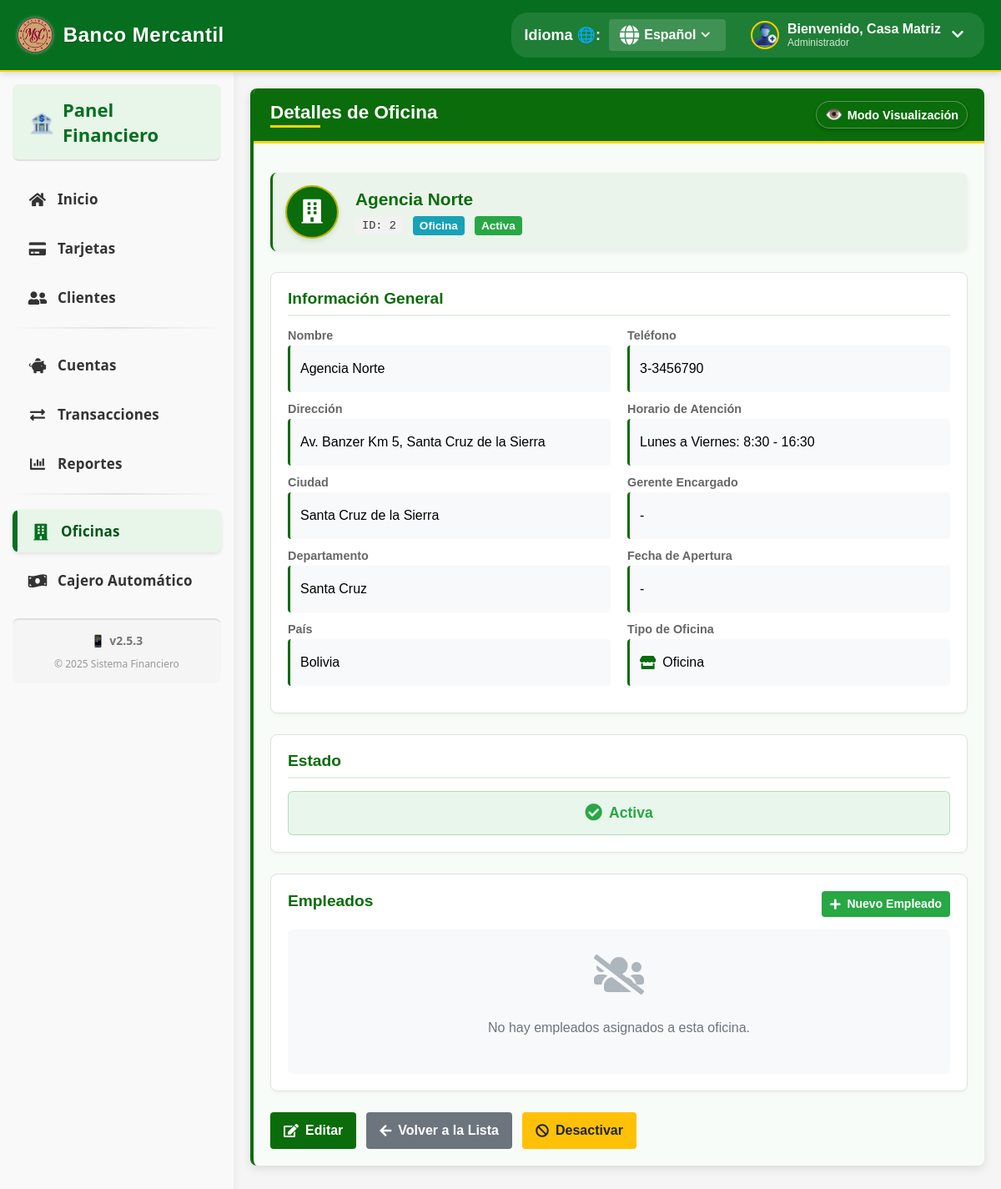
Page /index.php?controller=oficina&action=ver&id=2 (signed in) on the committed database.
### tables this page shows
CREATE TABLE oficina (
    idOficina INT not null AUTO_INCREMENT,
    hash varchar(50) COMMENT 'hash',
    central BOOLEAN NOT NULL,
    nombre VARCHAR(100) NOT NULL,
    direccion VARCHAR(255) NOT NULL,
    telefono VARCHAR(20),
    ciudad VARCHAR(100) NOT NULL DEFAULT 'Santa Cruz de la Sierra',
    departamento VARCHAR(100) NOT NULL DEFAULT 'Santa Cruz',
    pais VARCHAR(100) NOT NULL DEFAULT 'Bolivia',
    horarioAtencion VARCHAR(255),
    gerenteEncargado VARCHAR(100),
    fechaInauguracion DATE,
    estado ENUM('activa', 'inactiva') NOT NULL DEFAULT 'activa',
    CONSTRAINT PK_Oficina PRIMARY KEY (idOficina)
);

### controllers/OficinaController.php (called while the page is built, shortened)
<?php
class OficinaController {
    private $session;
    private $model;
    public function __construct() {
        $database = new Database();
        $this->db = $database->connect();
        $this->session = new Session();
        $this->model = new Oficina($this->db);
    }
    public function ver() {
        global $lang;
        $id = (int)$_GET['id'];
        $this->model->idOficina = $id;
        if (!$this->model->obtenerUna()) {
            $this->session->setFlashMessage('error', $lang['branch_not_found'] ?? 'Oficina no encontrada');
            header('Location: index.php?controller=oficina&action=listar');
            exit;
        }
        include_once 'views/main.php';
    }
}
?>

### config/database.php (called while the page is built, shortened)
<?php
class Database {
    private $host = 'localhost';
    private $db_name = 'banco_camba';
    private $username = 'root';
    private $password = '';
    public function connect() {
        $this->conn = null;
        try {
            $this->conn = new PDO(
                'mysql:host=' . $this->host . ';dbname=' . $this->db_name,
                $this->username,
                $this->password
            );
            $this->conn->setAttribute(PDO::ATTR_ERRMODE, PDO::ERRMODE_EXCEPTION);
            $this->conn->exec("SET NAMES utf8");
        } catch(PDOException $e) {
            echo 'Connection Error: ' . $e->getMessage();
        }
        return $this->conn;
    }
}
?>

### models/Oficina.php (called while the page is built, shortened)
<?php
class Oficina {
    public $idOficina;
    private $conn;
    public function __construct($db) {
        $this->conn = $db;
    }
    public function obtenerUna() {
        try {
            $query = "SELECT * FROM oficina WHERE idOficina = ?";
            $stmt = $this->conn->prepare($query);
            $stmt->bindParam(1, $this->idOficina);
            $stmt->execute();
            if ($stmt->rowCount() > 0) {
                $row = $stmt->fetch(PDO::FETCH_ASSOC);
                $this->central = $row['central'];
                $this->nombre = $row['nombre'];
                $this->direccion = $row['direccion'];
                $this->telefono = $row['telefono'];
                $this->ciudad = $row['ciudad'];
                $this->departamento = $row['departamento'];
                $this->pais = $row['pais'];
                $this->horarioAtencion = $row['horarioAtencion'];
                $this->estado = $row['estado'];
                return true;
            }
            return false;
        } catch (PDOException $e) {
            error_log("Error en Oficina::obtenerUna(): " . $e->getMessage());
            return false;
        }
    }
}
?>

### views/oficina/ver.php (the view, shortened to what this page needs)
<link rel="stylesheet" href="assets/css/StyleVer.css">
<div class="client-card view-mode">
    <div class="card-header">
        <h2 class="title-with-line"><?php echo isset($lang['branch_details']) ? $lang['branch_details'] : 'Detalles de Oficina'; ?></h2>
        <div class="view-badge">
            <span class="view-icon">👁️</span>
            <span class="view-text"><?php echo isset($lang['viewing_mode']) ? $lang['viewing_mode'] : 'Modo Visualización'; ?></span>
        </div>
    </div>
    <div class="card-body">
        <div class="client-info-summary">
            <div class="client-avatar">
                <i class="fas fa-building"></i>
            </div>
            <div class="client-summary">
                <h3><?php echo $this->model->nombre; ?></h3>
                <div class="office-identifiers">
                    <span class="office-id"><?php echo isset($lang['id']) ? $lang['id'] : 'ID'; ?>: <?php echo $this->model->idOficina; ?></span>
                    <span class="office-type">
                        <?php if ($this->model->central == 1): ?>
                            <span class="badge badge-primary"><?php echo isset($lang['central']) ? $lang['central'] : 'Central'; ?></span>
                        <?php else: ?>
                            <span class="badge badge-info"><?php echo isset($lang['branch']) ? $lang['branch'] : 'Sucursal'; ?></span>
                        <?php endif; ?>
                    </span>
                    <span class="office-status">
                        <?php if ($this->model->estado == 'activa'): ?>
                            <span class="badge badge-success"><?php echo isset($lang['active']) ? $lang['active'] : 'Activa'; ?></span>
                        <?php else: ?>
                            <span class="badge badge-danger"><?php echo isset($lang['inactive']) ? $lang['inactive'] : 'Inactiva'; ?></span>
                        <?php endif; ?>
                    </span>
                </div>
            </div>
        </div>
        <div class="detail-section">
            <h4 class="section-title"><?php echo isset($lang['general_information']) ? $lang['general_information'] : 'Información General'; ?></h4>
            <div class="detail-grid">
                <div class="detail-column">
                    <div class="detail-item">
                        <div class="detail-label"><?php echo isset($lang['name']) ? $lang['name'] : 'Nombre'; ?></div>
                        <div class="detail-value"><?php echo $this->model->nombre; ?></div>
                    </div>
                    <div class="detail-item">
                        <div class="detail-label"><?php echo isset($lang['address']) ? $lang['address'] : 'Dirección'; ?></div>
                        <div class="detail-value"><?php echo $this->model->direccion; ?></div>
                    </div>
                    <div class="detail-item">
                        <div class="detail-label"><?php echo isset($lang['city']) ? $lang['city'] : 'Ciudad'; ?></div>
                        <div class="detail-value"><?php echo $this->model->ciudad; ?></div>
                    </div>
                    <div class="detail-item">
                        <div class="detail-label"><?php echo isset($lang['state']) ? $lang['state'] : 'Departamento'; ?></div>
                        <div class="detail-value"><?php echo $this->model->departamento; ?></div>
                    </div>
                    <div class="detail-item">
                        <div class="detail-label"><?php echo isset($lang['country']) ? $lang['country'] : 'País'; ?></div>
                        <div class="detail-value"><?php echo $this->model->pais; ?></div>
                    </div>
                </div>
                <div class="detail-column">
                    <div class="detail-item">
                        <div class="detail-label"><?php echo isset($lang['phone']) ? $lang['phone'] : 'Teléfono'; ?></div>
                        <div class="detail-value"><?php echo !empty($this->model->telefono) ? $this->model->telefono : '-'; ?></div>
                    </div>
                    <div class="detail-item">
                        <div class="detail-label"><?php echo isset($lang['office_hours']) ? $lang['office_hours'] : 'Horario de Atención'; ?></div>
                        <div class="detail-value"><?php echo !empty($this->model->horarioAtencion) ? $this->model->horarioAtencion : '-'; ?></div>
                    </div>
                    <div class="detail-item">
                        <div class="detail-label"><?php echo isset($lang['manager']) ? $lang['manager'] : 'Gerente Encargado'; ?></div>
                        <div class="detail-value"><?php echo !empty($this->model->gerenteEncargado) ? $this->model->gerenteEncargado : '-'; ?></div>
                    </div>
                    <div class="detail-item">
                        <div class="detail-label"><?php echo isset($lang['opening_date']) ? $lang['opening_date'] : 'Fecha de Inauguración'; ?></div>
                        <div class="detail-value">
                            <?php if (!empty($this->model->fechaInauguracion)): ?>
                                <?php echo date('d/m/Y', strtotime($this->model->fechaInauguracion)); ?>
                            <?php else: ?>
                                -
                            <?php endif; ?>
                        </div>
                    </div>
                    <div class="detail-item">
                        <div class="detail-label"><?php echo isset($lang['branch_type']) ? $lang['branch_type'] : 'Tipo de Oficina'; ?></div>
                        <div class="detail-value type-value">
                            <?php if ($this->model->central == 1): ?>
                                <i class="fas fa-building"></i> <?php echo isset($lang['central']) ? $lang['central'] : 'Central'; ?>
                            <?php else: ?>
                                <i class="fas fa-store"></i> <?php echo isset($lang['branch']) ? $lang['branch'] : 'Sucursal'; ?>
                            <?php endif; ?>
                        </div>
                    </div>
                </div>
            </div>
        </div>
        <div class="status-section">
            <h4 class="section-title"><?php echo isset($lang['status']) ? $lang['status'] : 'Estado'; ?></h4>
            <div class="status-display <?php echo $this->model->estado == 'activa' ? 'status-active' : 'status-inactive'; ?>">
                <?php if ($this->model->estado == 'activa'): ?>
                    <i class="fas fa-check-circle"></i> <?php echo isset($lang['active']) ? $lang['active'] : 'Activa'; ?>
                <?php else: ?>
                    <i class="fas fa-times-circle"></i> <?php echo isset($lang['inactive']) ? $lang['inactive'] : 'Inactiva'; ?>
                <?php endif; ?>
            </div>
        </div>
        <div class="employees-section">
            <div class="section-header">
                <h4 class="section-title"><?php echo isset($lang['employees']) ? $lang['employees'] : 'Empleados'; ?></h4>
                <a href="index.php?controller=empleado&action=crear&idOficina=<?php echo $this->model->idOficina; ?>" class="btn btn-success btn-sm">
                    <i class="fas fa-plus"></i> <?php echo isset($lang['new_employee']) ? $lang['new_employee'] : 'Nuevo Empleado'; ?>
                </a>
            </div>
            <?php if (empty($empleados)): ?>
                <div class="empty-state">
                    <i class="fas fa-users-slash empty-icon"></i>
                    <p><?php echo isset($lang['no_employees']) ? $lang['no_employees'] : 'No hay empleados asignados a esta oficina.'; ?></p>
                </div>
            <?php endif; ?>
        </div>
        <div class="action-buttons">
            <a href="index.php?controller=oficina&action=editar&id=<?php echo $this->model->idOficina; ?>" class="btn btn-primary">
                <i class="fas fa-edit"></i> <?php echo isset($lang['edit']) ? $lang['edit'] : 'Editar'; ?>
            </a>
            <a href="index.php?controller=oficina&action=listar" class="btn btn-secondary">
                <i class="fas fa-arrow-left"></i> <?php echo isset($lang['back_to_list']) ? $lang['back_to_list'] : 'Volver a la Lista'; ?>
            </a>
            <?php if ($this->model->estado == 'activa'): ?>
                <a href="index.php?controller=oficina&action=desactivar&id=<?php echo $this->model->idOficina; ?>" class="btn btn-warning" onclick="return confirm('<?php echo isset($lang['confirm_deactivate']) ? $lang['confirm_deactivate'] : '¿Está seguro que desea desactivar esta oficina?'; ?>')">
                    <i class="fas fa-ban"></i> <?php echo isset($lang['deactivate']) ? $lang['deactivate'] : 'Desactivar'; ?>
                </a>
            <?php endif; ?>
        </div>
    </div>
</div>

### assets/css/styles.css (style rules this page uses)
:root { --primary-color: #056f1f; --secondary-color: #004481; --light-color: #ffffff; --border-color: #e0e0e0; --hover-color: #033d11; --danger-color: #dc3545; --success-color: #28a745; --warning-color: #ffc107; --info-color: #17a2b8; }
body { font-family: 'Arial', sans-serif; background-color: #f5f5f5; margin: 0; padding: 0; min-height: 100vh; }
a { color: var(--secondary-color); text-decoration: none; }
.card-header { font-size: 18px; font-weight: bold; margin-bottom: 15px; color: var(--primary-color); border-bottom: 1px solid var(--border-color); padding-bottom: 10px; }
.btn { display: inline-block; font-weight: 400; text-align: center; white-space: nowrap; vertical-align: middle; user-select: none; border: 1px solid transparent; padding: 0.375rem 0.75rem; font-size: 1rem; line-height: 1.5; border-radius: 0.25rem; transition: color 0.15s ease-in-out, background-color 0.15s ease-in-out, border-color 0.15s ease-in-out, box-shadow 0.15s ease-in-out; cursor: pointer; }
.btn-primary { color: #18d45d; background-color: var(--primary-color); border-color: var(--primary-color); }
.btn-secondary { color: #fff; background-color: var(--secondary-color); border-color: var(--secondary-color); }
.btn-success { color: #fff; background-color: var(--success-color); border-color: var(--success-color); }

### assets/css/styleMain.css (style rules this page uses)
:root { --primary-color: #056f1f; --primary-dark: #045518; --primary-light: #e8f5e9; --secondary-color: #1976d2; --text-light: #ffffff; --text-dark: #333333; --hover-color: #e8f5e9; --active-color: #c8e6c9; --transition-speed: 0.3s; --border-radius: 8px; --box-shadow: 0 2px 5px rgba(0, 0, 0, 0.1); }

### rows in the picture
oficina: nombre "Agencia Norte", idOficina "2", direccion "Av. Banzer Km 5, Santa Cruz de la Sierra", ciudad "Santa Cruz de la Sierra", departamento "Santa Cruz", pais "Bolivia", telefono "3-3456790", horarioAtencion "Lunes a Viernes: 8:30 - 16:30"

### other values in the picture
$lang['welcome'] "Bienvenido"
$_SESSION['nombre'] "Casa Matriz"
$lang['home'] "Inicio"
$lang['cards'] "Tarjetas"
$lang['clients'] "Clientes"
$lang['accounts'] "Cuentas"
$lang['transactions'] "Transacciones"
$lang['reports'] "Reportes"
$lang['branches'] "Oficinas"
$lang['atm'] "Cajero Automático"
$lang['branch'] "Oficina"
$lang['active'] "Activa"
$lang['name'] "Nombre"
$lang['address'] "Dirección"
$lang['phone'] "Teléfono"
